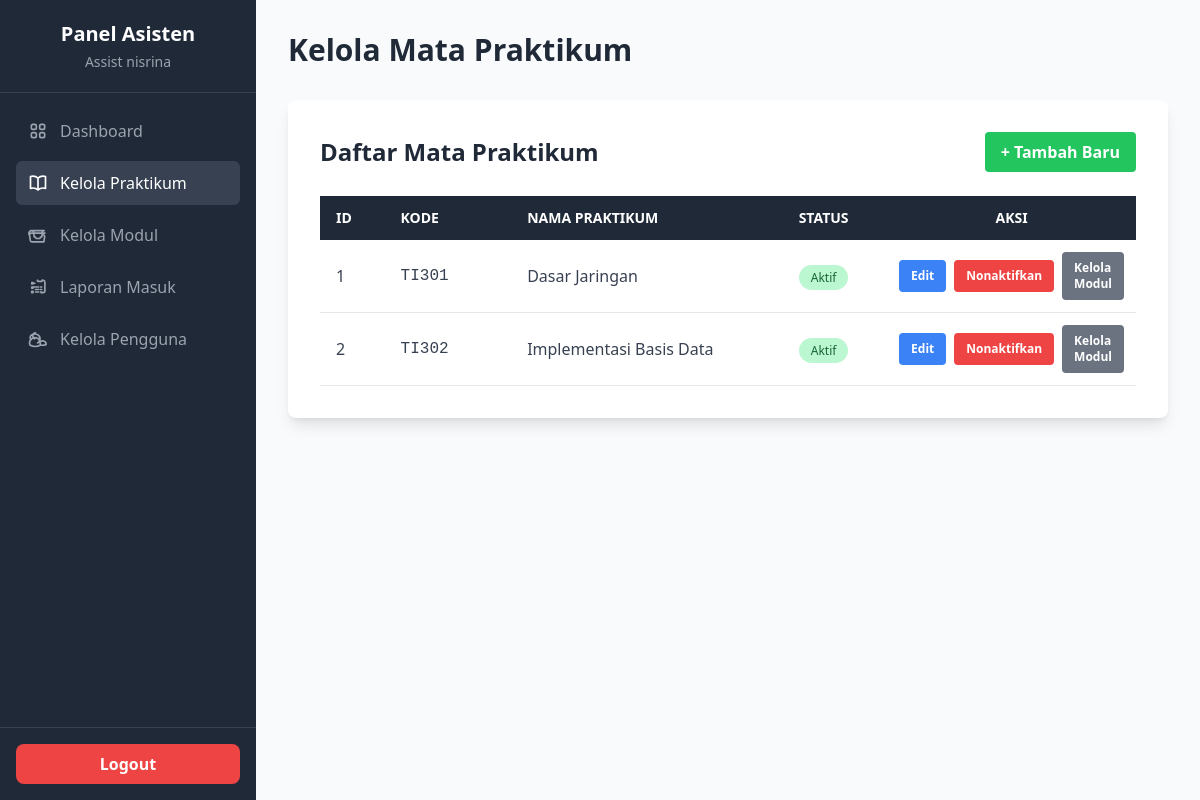
Screenshot of /asisten/kelola_prak.php (signed in) with the database file from the repository.
### tables this page shows
CREATE TABLE `mata_prak` (
  `id` int(11) NOT NULL,
  `nama_prak` varchar(100) NOT NULL,
  `kode_prak` varchar(10) NOT NULL,
  `deskripsi` varchar(255) DEFAULT NULL,
  `is_active` tinyint(1) NOT NULL DEFAULT 1,
  `created_at` timestamp NOT NULL DEFAULT current_timestamp()
);

### asisten/kelola_prak.php (the view, shortened to what this page needs)
<?php
require_once '../includes/config.php';
$action = $_GET['action'] ?? 'list';
$praktikum_to_edit = null;
$praktikum_list = [];
if ($action === 'list') {
    $result = $conn->query("SELECT * FROM mata_prak ORDER BY id ASC");
    while ($row = $result->fetch_assoc()) {
        $praktikum_list[] = $row;
    }
}
require_once 'templates/header.php';
?>
<?php if ($action === 'tambah' || $action === 'edit'): ?>
    <div class="bg-white p-8 rounded-lg shadow-lg w-full max-w-2xl mx-auto">
        <h2 class="text-2xl font-bold text-gray-800 mb-6">
            <?php echo ($action === 'edit') ? 'Edit Mata Praktikum' : 'Tambah Mata Praktikum Baru'; ?>
        </h2>
        <form action="kelola_prak.php" method="POST">
            <?php if ($action === 'edit'): ?>
                <input type="hidden" name="id" value="<?php echo $praktikum_to_edit['id']; ?>">
                <input type="hidden" name="edit_praktikum" value="1">
            <?php else: ?>
                <input type="hidden" name="tambah_praktikum" value="1">
            <?php endif; ?>
            <div class="mb-4">
                <label for="nama_prak" class="block text-gray-700 text-sm font-bold mb-2">Nama Praktikum</label>
                <input type="text" id="nama_prak" name="nama_prak"
                    class="shadow appearance-none border rounded w-full py-2 px-3 text-gray-700 leading-tight focus:outline-none focus:shadow-outline"
                    value="<?php echo htmlspecialchars($praktikum_to_edit['nama_prak'] ?? ''); ?>" required>
            </div>
            <div class="mb-4">
                <label for="kode_prak" class="block text-gray-700 text-sm font-bold mb-2">Kode Praktikum</label>
                <input type="text" id="kode_prak" name="kode_prak"
                    class="shadow appearance-none border rounded w-full py-2 px-3 text-gray-700 leading-tight focus:outline-none focus:shadow-outline"
                    value="<?php echo htmlspecialchars($praktikum_to_edit['kode_prak'] ?? ''); ?>" required>
            </div>
            <div class="mb-6">
                <label for="deskripsi" class="block text-gray-700 text-sm font-bold mb-2">Deskripsi</label>
                <textarea id="deskripsi" name="deskripsi" rows="4"
                    class="shadow appearance-none border rounded w-full py-2 px-3 text-gray-700 leading-tight focus:outline-none focus:shadow-outline"><?php echo htmlspecialchars($praktikum_to_edit['deskripsi'] ?? ''); ?></textarea>
            </div>
            <div class="flex items-center justify-between">
                <button type="submit"
                    class="bg-blue-500 hover:bg-blue-700 text-white font-bold py-2 px-4 rounded focus:outline-none focus:shadow-outline">
                    <?php echo ($action === 'edit') ? 'Simpan Perubahan' : 'Tambah Praktikum'; ?>
                </button>
                <a href="kelola_prak.php"
                    class="inline-block align-baseline font-bold text-sm text-blue-500 hover:text-blue-800">
                    Batal
                </a>
            </div>
        </form>
    </div>
<?php else: ?>
    <div class="bg-white p-8 rounded-lg shadow-lg w-full">
        <div class="flex justify-between items-center mb-6">
            <h2 class="text-2xl font-bold text-gray-800">Daftar Mata Praktikum</h2>
            <a href="kelola_prak.php?action=tambah"
                class="bg-green-500 hover:bg-green-700 text-white font-bold py-2 px-4 rounded focus:outline-none focus:shadow-outline">
                + Tambah Baru
            </a>
        </div>
        <div class="overflow-x-auto">
            <table class="min-w-full bg-white">
                <thead class="bg-gray-800 text-white">
                    <tr>
                        <th class="w-1/12 text-left py-3 px-4 uppercase font-semibold text-sm">ID</th>
                        <th class="w-2/12 text-left py-3 px-4 uppercase font-semibold text-sm">Kode</th>
                        <th class="w-4/12 text-left py-3 px-4 uppercase font-semibold text-sm">Nama Praktikum</th>
                        <th class="w-2/12 text-center py-3 px-4 uppercase font-semibold text-sm">Status</th>
                        <th class="w-3/12 text-center py-3 px-4 uppercase font-semibold text-sm">Aksi</th>
                    </tr>
                </thead>
                <tbody class="text-gray-700">
                    <?php if (empty($praktikum_list)): ?>
                        <tr>
                            <td colspan="5" class="text-center py-4">Belum ada data mata praktikum.</td>
                        </tr>
                    <?php else: ?>
                        <?php foreach ($praktikum_list as $prak): ?>
                            <tr class="border-b border-gray-200 hover:bg-gray-100">
                                <td class="py-3 px-4"><?php echo $prak['id']; ?></td>
                                <td class="py-3 px-4 font-mono"><?php echo htmlspecialchars($prak['kode_prak']); ?></td>
                                <td class="py-3 px-4"><?php echo htmlspecialchars($prak['nama_prak']); ?></td>
                                <td class="py-3 px-4 text-center">
                                    <?php if ($prak['is_active']): ?>
                                        <span class="bg-green-200 text-green-800 py-1 px-3 rounded-full text-xs">Aktif</span>
                                    <?php else: ?>
                                        <span class="bg-red-200 text-red-800 py-1 px-3 rounded-full text-xs">Tidak Aktif</span>
                                    <?php endif; ?>
                                </td>
                                <td class="p-3">
                                    <div class="flex items-center justify-center gap-x-2">
                                        <a href="kelola_prak.php?action=edit&id=<?php echo $prak['id']; ?>"
                                            class="bg-blue-500 hover:bg-blue-700 text-white text-xs font-bold py-2 px-3 rounded">
                                            Edit
                                        </a>
                                        <a href="kelola_praktikum.php?action=toggle_status&id=<?php echo $prak['id']; ?>"
                                            class="<?php echo $prak['is_active'] ? 'bg-red-500 hover:bg-red-700' : 'bg-green-500 hover:bg-green-700'; ?> text-white text-xs font-bold py-2 px-3 rounded"
                                            onclick="return confirm('Anda yakin ingin mengubah status praktikum ini?')">
                                            <?php echo $prak['is_active'] ? 'Nonaktifkan' : 'Aktifkan'; ?>
                                        </a>
                                        <a href="kelola_modul.php?prak_id=<?php echo $prak['id']; ?>"
                                            class="bg-gray-500 hover:bg-gray-700 text-white text-xs font-bold py-2 px-3 rounded">
                                            Kelola Modul
                                        </a>
                                    </div>
                                </td>
                            </tr>
                        <?php endforeach; ?>
                    <?php endif; ?>
                </tbody>
            </table>
        </div>
    </div>
<?php endif; ?>
<?php
require_once 'templates/footer.php';
?>

### rows the page displays
mata_prak: id "1", kode_prak "TI301", nama_prak "Dasar Jaringan", is_active "Aktif"
mata_prak: id "2", kode_prak "TI302", nama_prak "Implementasi Basis Data", is_active "Aktif"

### other values shown
$_SESSION['nama'] "Assist nisrina"
$pageTitle "Kelola Mata Praktikum"
